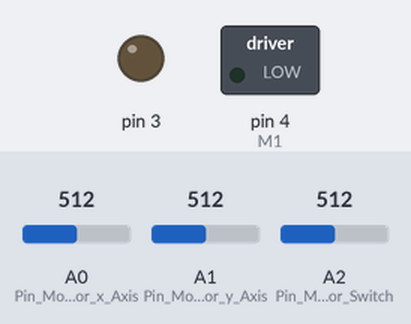
Recording of a sketch running on a simulated Arduino Uno, built with avr-gcc and run on an emulated ATmega328P. On the bench: switched loads named in the sketch (green lamp = pin HIGH), output pins drawn as LEDs (lit = HIGH). The inputs (shaded band) are chosen by the test bench; at power-on: A2 (Pin_MOde_for_Switch) = 512, A0 (Pin_Mode_for_x_Axis) = 512, A1 (Pin_Mode_for_y_Axis) = 512. What the sketch prints to the serial monitor is not drawn.

Above: at 1.2 s.
1.3 s: A2 (Pin_MOde_for_Switch) set to 0
At 4.5 s:
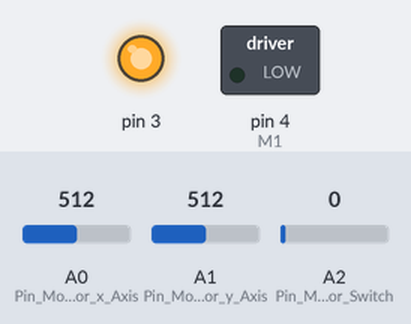
Timing chart, 0 to 6.0 s (numbered marks = the images above; inputs shaded):
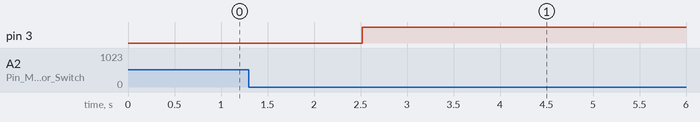

Measured:
- after the input at 1.3 s, pin 3: LOW → HIGH after 1.2 s

The sketch:

SpeedPIDTuning.ino
```cpp
/**************************************************************
 Press Switch to Start Program
 You can adjust the kp ki in real time by rotating the joystick
 in the x or y direction
 -------------------------Jinqiao-----------------------------
**************************************************************/

// For Motor Controller
int E1 = 3;            // Motor Controller E1
int M1 = 4;            // Motor Controller M1
float motorSpeed = 0;  // PWM Signal Into Motor
int dir = 0;           // Motor Direction

// For Encorder
const byte ChA = 18;      // Encoder Chanel A
const byte ChB = 19;      // Encoder Chanel B
volatile int pos_i = 0;   // Counts Read(in function)
int pos = 0;              // Counts Read(in loop)
int posPre = 0;           // Store Previous Pos
int increment = 0;        // Increment for Counts
int b = 0;                // Read Chanel B

// Velocity from Encoder
long currT = 0;           // Current Time
float deltaT = 0;         // Time Difference
long preT = 0;            // Previous Time
float velocity = 0;       // Velocity Counts/s
float v = 0;              // Velocity RPM
float vFilt = 0;          // Velocity Filt by Low Pass Filter(LPF)
float vPre = 0;           // Store Previous Velocity

// PI Parameters for Velocity Control
float kp = 1.6;             // Initial Propotional Control Gain
float ki = 6.5;             // Initial Integral Control Gain
float kd = 0.018;             // derivative gain
float e = 0;              // Error between Target and Velocity
float ePre = 0;           // Store Previous Error
float eIntegral = 0;      // ki*eIntegral
float dedt = 0;           // kd*dedt
float u = 0;              // Control Signal

// Variable set for Joystick
float vx = 0;             // X Read by Joystick
float vy = 0;             // Y Read by Joystick
float vsw = 0;            // Switch Read by Joystick
float vxPre = 0;          // Store Previous X
float vyPre = 0;          // Store Previous Y
float vswPre = 0;         // Store Previous Switch
int testSW = 0;           // Switch Status

// Target Signal
float sqTarg = 0;         // Square Target Signal
float sqTarw = 0;         // Target Signal with Switch

void setup(){
  Serial.begin(115200);
  // Pin Mode For Encoder and Motor Controller
  pinMode(ChA,INPUT_PULLUP);                                      // Pin Mode for Chanel A
  pinMode(ChB,INPUT);                                             // Pin Mode for Chanel B
  attachInterrupt(digitalPinToInterrupt(ChA),readEncoder,RISING); // Interrupt to Read Encoder
  pinMode(M1, OUTPUT);                                            // Pin Mode for Motor Controller

  // Pin Mode For Joystick
  pinMode(A0, INPUT);    // Pin Mode for x Axis
  pinMode(A1, INPUT);    // Pin Mode for y Axis
  pinMode(A2, INPUT);    // Pin MOde for Switch
}

void loop(){
  vx = analogRead(A0);   // Read Joystick x Axis
  vy = analogRead(A1);   // Read Joystick y Axis
  vsw = analogRead(A2);  // Read Joystick Switch

  // Tuning Control Gains
  checkVX();             // Renew kp
  checkVY();             // Renew ki
  checkVSW();            // Start Tuning
  vxPre = vx;            // Store Previous kp
  vyPre = vy;            // Store Previous ki
  vswPre = vsw;          // Store Previous Switch Status

  // Calculate Motor Velocity
  pos = pos_i;                                         // Read Motor Counts
  currT = micros();                                    // Start Current Time Microsecond
  deltaT = ((float)(currT-preT)) / (1e6);              // Calculate Delta Time
  velocity = (pos - posPre)/deltaT;                    // Calculate Velocity(Counts/s)
  preT = currT;                                        // Store Previous Time
  posPre = pos;                                        // Store Previous Pos
  v = 60 * velocity / (750.0*4);                       // Velocity in RPM
  vFilt = 0.854 * vFilt + 0.0728 * v + 0.0728 * vPre;  // Velocity after LPF(25Hz)
  vPre = v;                                            // Store Previous Velocity

  // Generate Target Reference (Square Wave)
  sqTarg = 150 * (sin(6.28 * 0.4 * currT/1e6) > 0);// Square Wave with Amplitude 150
  sqTarw = sqTarg * testSW;                        // Target Start by Switch

  // PI Velocity Controller
  e = sqTarw - vFilt;                     // Error Between Target and Velocity
  eIntegral = eIntegral + e * deltaT;     // Error Integrate
  dedt = (e - ePre) / deltaT;
  u = kp * e + ki * eIntegral + kd * dedt;            // Control Signal into Motor Controller
  motorSpeed = fabs(u);                   // Calculate Motor Speed(PWM)
  if(motorSpeed > 255){
    motorSpeed = 255;
    }
  dir = 1;                                // Define Motor Direction
  if(u < 0){
    dir = -1;
    }
  motorSetup(dir , motorSpeed , E1 , M1); // Control Motor
  ePre = e;                               // Store Previous Error

  // Print Data
  /*
  Serial.print(kp);
  Serial.print("kp ,  ");
  Serial.print(ki);
  Serial.print("ki ,   ");
  Serial.print(testSW);
  Serial.print("testSW ,   ");
  Serial.print(sqTarw);
  Serial.println("Tar ,   ");
  */
  Serial.print(sqTarw);
  Serial.print(",     ");
  Serial.print(vFilt);
  Serial.println(",    ");

  }

// Joystick Check Function
void checkVX(){                  // Renew kp
  if (vx > 750){
    if (vxPre <= 750){
      kp = kp + 0.1;
      }
    }
    else if (vx < 250){
      if (vxPre >= 250){
        kp = kp - 0.1;
        }
      }
}
void checkVY(){                  // Renew ki
  if (vy > 750){
    if (vyPre <= 750){
      ki = ki + 0.1;
      }
    }
    else if (vy < 250){
      if (vyPre >= 250){
        ki = ki - 0.1;
        }
      }
}
void checkVSW(){                 // Start Target
  if (vsw == 0){
    if (vswPre > 0){
      testSW = 1 - testSW;
      }
    }
  }

// Motor Control Function
void motorSetup(int dir, int motorSpeed, int in1, int in2){
   analogWrite(in1, motorSpeed);
   if(dir == 1){
    digitalWrite(in2,LOW);
   }
   else if(dir == -1){
    digitalWrite(in2,HIGH);
   }
}

// Read Encoder Function
void readEncoder(){
  b = digitalRead(ChB);
  increment = 0;
  if(b>0){
    increment = -1;
  }
  else{
    increment = 1;
  }
   pos_i = pos_i + increment;
}
```
